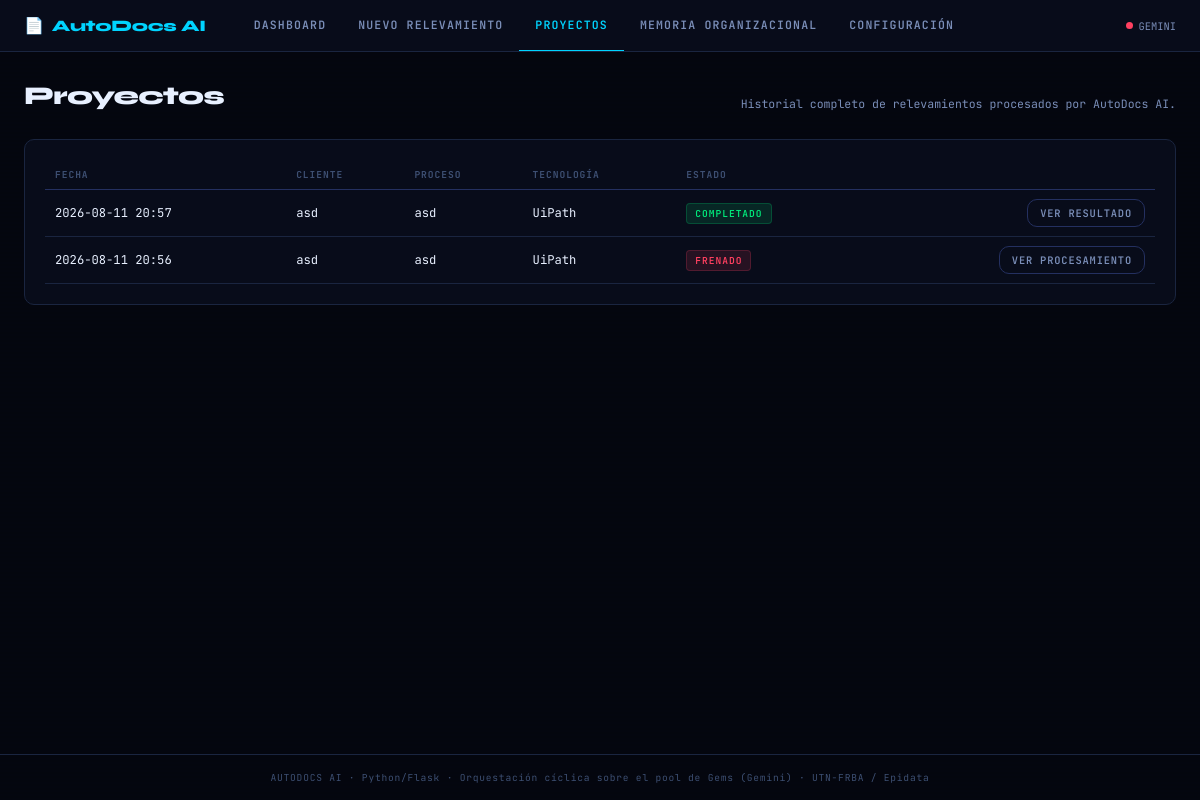
/proyectos, run on an earlier commit of the app's database.
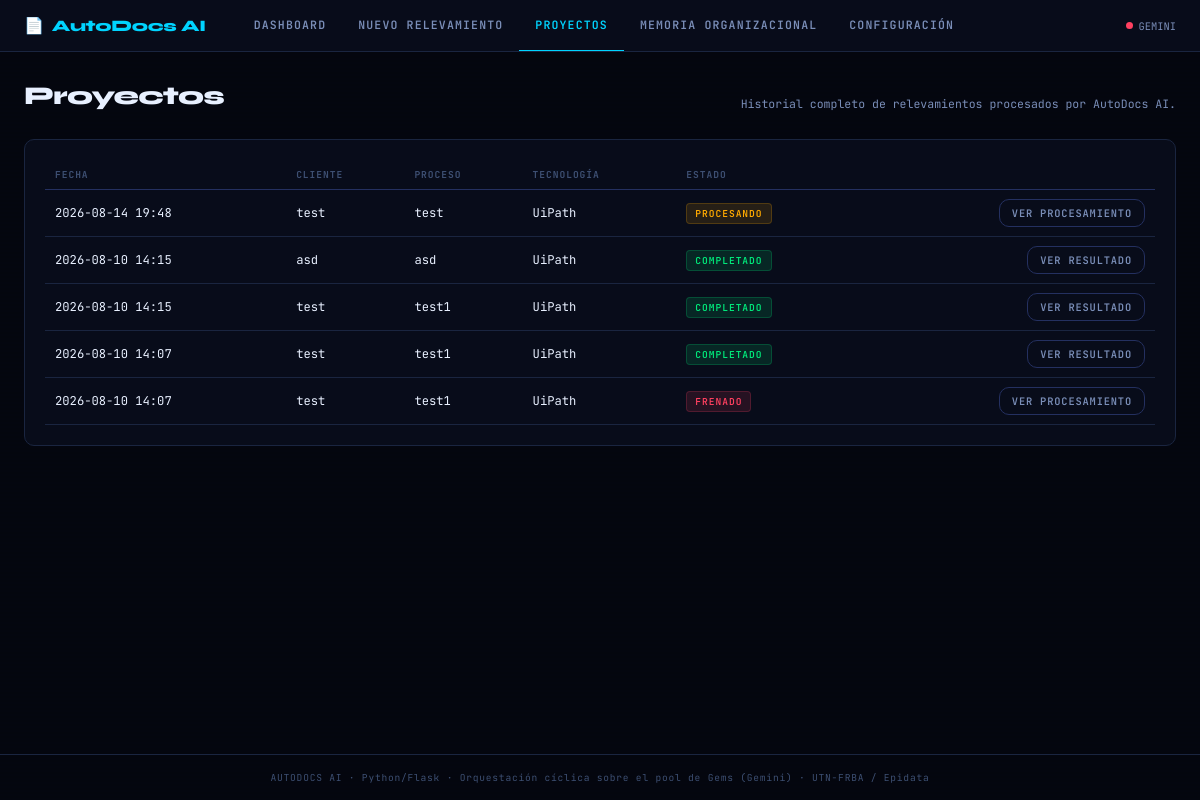
And on a later commit of the database.
### tables this page shows
CREATE TABLE proyectos (
    id                      INTEGER PRIMARY KEY AUTOINCREMENT,
    cliente                 TEXT NOT NULL,
    proceso                 TEXT NOT NULL,
    tecnologia              TEXT,       -- UiPath / Power Automate / Rocketbot / Make.com...
    criticidad              TEXT,       -- Baja / Media / Alta
    presupuesto_hs          REAL,
    analista                TEXT,
    transcripcion_original  TEXT,
    transcripcion_sanitizada TEXT,
    reemplazos_pii          INTEGER DEFAULT 0,
    flujo_estructurado      TEXT,       -- JSON: salida del Agente de Ingesta
    estado                  TEXT DEFAULT 'borrador',  -- borrador|procesando|completado|frenado|error
    motivo_freno            TEXT,       -- si estado = 'frenado' (Límite Operativo de Entrada)
    creado                  TEXT DEFAULT CURRENT_TIMESTAMP,
    actualizado             TEXT DEFAULT CURRENT_TIMESTAMP
);

### ui/app.py (the view)
    @app.route("/proyectos")
    def proyectos():
        return render_template("proyectos.html", proyectos=ProyectoRepository.listar())

### core/db.py (called while the page is built)
def get_conn() -> sqlite3.Connection:
    DB_PATH.parent.mkdir(exist_ok=True)
    conn = sqlite3.connect(DB_PATH)
    conn.row_factory = sqlite3.Row
    conn.execute("PRAGMA foreign_keys = ON")
    return conn

### repositories/proyecto_repository.py (called while the page is built)
    @staticmethod
    def listar() -> list:
        conn = get_conn()
        rows = conn.execute("SELECT * FROM proyectos ORDER BY creado DESC").fetchall()
        conn.close()
        return [dict(r) for r in rows]

### ui/templates/proyectos.html (shortened to what this page needs)
{% extends "base.html" %}
{% block content %}
<div class="page-header">
  <h1>Proyectos</h1>
  <p>Historial completo de relevamientos procesados por AutoDocs AI.</p>
</div>
<div class="panel">
  <table>
    <thead><tr><th>Fecha</th><th>Cliente</th><th>Proceso</th><th>Tecnología</th><th>Estado</th><th></th></tr></thead>
    <tbody>
      {% for p in proyectos %}
      <tr>
        <td>{{ p.creado[:16] }}</td>
        <td>{{ p.cliente }}</td>
        <td>{{ p.proceso }}</td>
        <td>{{ p.tecnologia or '—' }}</td>
        <td>
          {% if p.estado == 'completado' %}<span class="tag tag-green">Completado</span>
          {% elif p.estado == 'frenado' %}<span class="tag tag-red">Frenado</span>
          {% elif p.estado == 'procesando' %}<span class="tag tag-amber">Procesando</span>
          {% else %}<span class="tag tag-cyan">Borrador</span>{% endif %}
        </td>
        <td class="text-right">
          {% if p.estado == 'completado' %}
            <a href="/resultado/{{ p.id }}" class="btn btn-secondary btn-sm">Ver resultado</a>
          {% else %}
            <a href="/procesamiento/{{ p.id }}" class="btn btn-secondary btn-sm">Ver procesamiento</a>
          {% endif %}
        </td>
      </tr>
      {% else %}
      <tr><td colspan="6" class="result-box empty">Todavía no cargaste ningún relevamiento.</td></tr>
      {% endfor %}
    </tbody>
  </table>
</div>
{% endblock %}

What changed in the data, as far as the page shows it:
added proyectos: creado "2026-08-14 19:48", cliente "test", proceso "test", tecnologia "UiPath", estado "PROCESANDO"
added proyectos: creado "2026-08-10 14:15", cliente "asd", proceso "asd", tecnologia "UiPath", estado "COMPLETADO"
added proyectos: creado "2026-08-10 14:15", cliente "test", proceso "test1", tecnologia "UiPath", estado "COMPLETADO"
changed proyectos (number 4 of 5 on the later page): creado "2026-08-11 20:57" → "2026-08-10 14:07"; cliente "asd" → "test"; proceso "asd" → "test1"
changed proyectos (number 5 of 5 on the later page): creado "2026-08-11 20:56" → "2026-08-10 14:07"; cliente "asd" → "test"; proceso "asd" → "test1"
